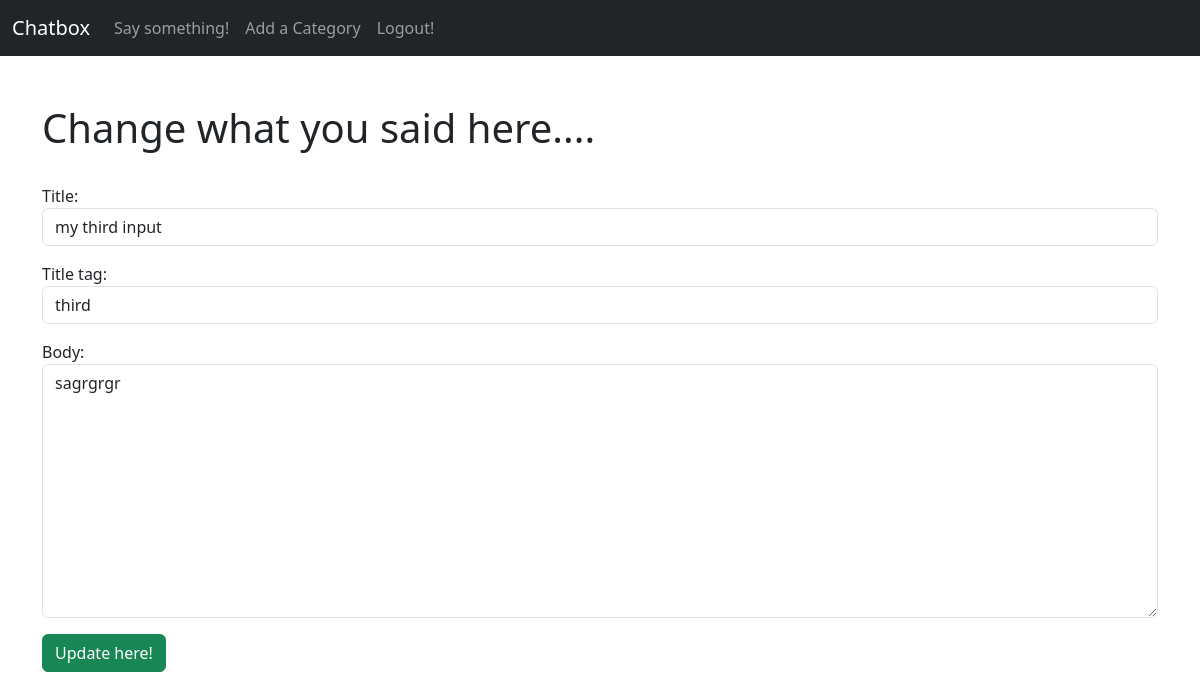
Screenshot of /article/edit/3 (signed in) with the database file from the repository.
### theblog/models.py (models this page shows, shortened)
class Post(models.Model):
    title = models.CharField(max_length=255)
    title_tag = models.CharField(max_length=255)
    author = models.ForeignKey(User, on_delete=models.CASCADE)
    body = models.TextField()
    post_date = models.DateField(auto_now_add=True)
    category = models.CharField(max_length=255, default='coding')

### theblog/views.py (the view)
# urls.py: path('article/edit/<int:pk>', UpdatePostView.as_view(), name='update_post'),
class UpdatePostView(UpdateView):
    model = Post
    form_class = EditForm
    template_name = 'update_post.html'

### theblog/forms.py
class EditForm(forms.ModelForm):
    class Meta:
        model = Post
        fields = ('title', 'title_tag', 'body')
        widgets = {
            'title': forms.TextInput(attrs={'class': 'form-control', 'placeholder': 'Input your title here!'}),
            'title_tag': forms.TextInput(attrs={'class': 'form-control', 'placeholder': 'Tag your title here!'}),
            'body': forms.Textarea(attrs={'class': 'form-control', 'placeholder': 'Say anything here!'}),
        }

### theblog/templates/update_post.html (shortened to what this page needs)
{% extends 'base.html' %}
{% block content %}
{% if user.is_authenticated %}
<br/>
<h1>Change what you said here....</h1>
<br/>
<div class="form-group">
    <form method="POST">
        {{ form.as_p }}
        <button class="btn btn-success">Update here!</button>
    </div>
{% else %}
This page is restricted
{% endif %}
{% endblock %}

### rows the page displays
Post: title "my third input", title_tag "third", body "sagrgrgr"
